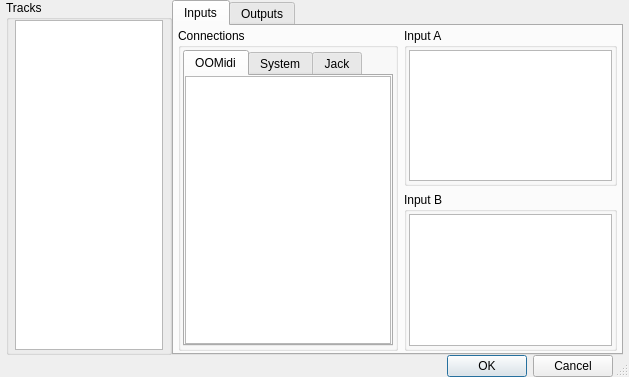
<?xml version="1.0" encoding="UTF-8"?>
<ui version="4.0">
 <class>RouteEditorBase</class>
 <widget class="QDialog" name="RouteEditorBase">
  <property name="geometry">
   <rect>
    <x>0</x>
    <y>0</y>
    <width>629</width>
    <height>377</height>
   </rect>
  </property>
  <property name="windowTitle">
   <string> OOMidi: Audio Routing Manager</string>
  </property>
  <property name="sizeGripEnabled">
   <bool>true</bool>
  </property>
  <layout class="QVBoxLayout" name="verticalLayout_2" stretch="0,0">
   <property name="spacing">
    <number>0</number>
   </property>
   <property name="margin">
    <number>0</number>
   </property>
   <item>
    <layout class="QVBoxLayout" name="verticalLayout" stretch="0">
     <property name="spacing">
      <number>0</number>
     </property>
     <property name="sizeConstraint">
      <enum>QLayout::SetDefaultConstraint</enum>
     </property>
     <item>
      <layout class="QHBoxLayout" name="horizontalLayout">
       <property name="leftMargin">
        <number>6</number>
       </property>
       <property name="topMargin">
        <number>0</number>
       </property>
       <property name="rightMargin">
        <number>6</number>
       </property>
       <item>
        <widget class="QGroupBox" name="trackBox">
         <property name="title">
          <string>Tracks</string>
         </property>
         <layout class="QVBoxLayout" name="verticalLayout_11">
          <property name="spacing">
           <number>2</number>
          </property>
          <property name="leftMargin">
           <number>6</number>
          </property>
          <property name="topMargin">
           <number>0</number>
          </property>
          <property name="rightMargin">
           <number>6</number>
          </property>
          <property name="bottomMargin">
           <number>2</number>
          </property>
          <item>
           <widget class="QListView" name="listTracks">
            <property name="sizePolicy">
             <sizepolicy hsizetype="Preferred" vsizetype="Expanding">
              <horstretch>0</horstretch>
              <verstretch>0</verstretch>
             </sizepolicy>
            </property>
           </widget>
          </item>
         </layout>
        </widget>
       </item>
       <item>
        <widget class="QTabWidget" name="tabMain">
         <property name="currentIndex">
          <number>0</number>
         </property>
         <widget class="QWidget" name="tabInputs">
          <attribute name="title">
           <string>Inputs</string>
          </attribute>
          <layout class="QHBoxLayout" name="horizontalLayout_2" stretch="0,0">
           <property name="spacing">
            <number>6</number>
           </property>
           <property name="leftMargin">
            <number>4</number>
           </property>
           <property name="topMargin">
            <number>2</number>
           </property>
           <property name="rightMargin">
            <number>4</number>
           </property>
           <property name="bottomMargin">
            <number>2</number>
           </property>
           <item>
            <widget class="QGroupBox" name="avInGroup">
             <property name="title">
              <string>Connections</string>
             </property>
             <layout class="QVBoxLayout" name="verticalLayout_3">
              <property name="margin">
               <number>2</number>
              </property>
              <item>
               <widget class="QTabWidget" name="avInTabs">
                <property name="currentIndex">
                 <number>0</number>
                </property>
                <widget class="QWidget" name="tabInIntenal">
                 <attribute name="title">
                  <string>OOMidi</string>
                 </attribute>
                 <layout class="QVBoxLayout" name="verticalLayout_7">
                  <property name="spacing">
                   <number>0</number>
                  </property>
                  <property name="margin">
                   <number>0</number>
                  </property>
                  <item>
                   <widget class="QListView" name="listInInternal">
                    <property name="editTriggers">
                     <set>QAbstractItemView::NoEditTriggers</set>
                    </property>
                    <property name="horizontalScrollMode">
                     <enum>QAbstractItemView::ScrollPerPixel</enum>
                    </property>
                   </widget>
                  </item>
                 </layout>
                </widget>
                <widget class="QWidget" name="tabInSystem">
                 <attribute name="title">
                  <string>System</string>
                 </attribute>
                 <layout class="QVBoxLayout" name="systemILayout">
                  <property name="spacing">
                   <number>2</number>
                  </property>
                  <property name="margin">
                   <number>2</number>
                  </property>
                  <item>
                   <widget class="QListView" name="listInSystem">
                    <property name="editTriggers">
                     <set>QAbstractItemView::NoEditTriggers</set>
                    </property>
                    <property name="horizontalScrollMode">
                     <enum>QAbstractItemView::ScrollPerPixel</enum>
                    </property>
                   </widget>
                  </item>
                 </layout>
                </widget>
                <widget class="QWidget" name="tabInJack">
                 <attribute name="title">
                  <string>Jack</string>
                 </attribute>
                 <layout class="QVBoxLayout" name="jackLayout">
                  <property name="spacing">
                   <number>2</number>
                  </property>
                  <property name="margin">
                   <number>2</number>
                  </property>
                  <item>
                   <widget class="QListView" name="listInJack">
                    <property name="editTriggers">
                     <set>QAbstractItemView::NoEditTriggers</set>
                    </property>
                    <property name="horizontalScrollMode">
                     <enum>QAbstractItemView::ScrollPerPixel</enum>
                    </property>
                   </widget>
                  </item>
                 </layout>
                </widget>
               </widget>
              </item>
             </layout>
            </widget>
           </item>
           <item>
            <layout class="QVBoxLayout" name="inputsLayout">
             <property name="leftMargin">
              <number>0</number>
             </property>
             <item>
              <widget class="QGroupBox" name="inputAGroup">
               <property name="sizePolicy">
                <sizepolicy hsizetype="Preferred" vsizetype="Expanding">
                 <horstretch>0</horstretch>
                 <verstretch>0</verstretch>
                </sizepolicy>
               </property>
               <property name="title">
                <string>Input A</string>
               </property>
               <layout class="QVBoxLayout" name="verticalLayout_4">
                <property name="spacing">
                 <number>0</number>
                </property>
                <property name="margin">
                 <number>2</number>
                </property>
                <item>
                 <widget class="QListView" name="listInputA">
                  <property name="editTriggers">
                   <set>QAbstractItemView::NoEditTriggers</set>
                  </property>
                  <property name="horizontalScrollMode">
                   <enum>QAbstractItemView::ScrollPerPixel</enum>
                  </property>
                 </widget>
                </item>
               </layout>
              </widget>
             </item>
             <item>
              <widget class="QGroupBox" name="inputBGroup">
               <property name="sizePolicy">
                <sizepolicy hsizetype="Preferred" vsizetype="Expanding">
                 <horstretch>0</horstretch>
                 <verstretch>0</verstretch>
                </sizepolicy>
               </property>
               <property name="title">
                <string>Input B</string>
               </property>
               <layout class="QVBoxLayout" name="verticalLayout_6">
                <property name="spacing">
                 <number>0</number>
                </property>
                <property name="margin">
                 <number>2</number>
                </property>
                <item>
                 <widget class="QListView" name="listInputB">
                  <property name="editTriggers">
                   <set>QAbstractItemView::NoEditTriggers</set>
                  </property>
                  <property name="horizontalScrollMode">
                   <enum>QAbstractItemView::ScrollPerPixel</enum>
                  </property>
                 </widget>
                </item>
               </layout>
              </widget>
             </item>
            </layout>
           </item>
          </layout>
         </widget>
         <widget class="QWidget" name="tabOutputs">
          <attribute name="title">
           <string>Outputs</string>
          </attribute>
          <layout class="QHBoxLayout" name="outputsLayout">
           <property name="spacing">
            <number>6</number>
           </property>
           <property name="leftMargin">
            <number>4</number>
           </property>
           <property name="topMargin">
            <number>2</number>
           </property>
           <property name="rightMargin">
            <number>4</number>
           </property>
           <property name="bottomMargin">
            <number>2</number>
           </property>
           <item>
            <widget class="QGroupBox" name="avOutGroup">
             <property name="title">
              <string>Available Connections</string>
             </property>
             <layout class="QVBoxLayout" name="verticalLayout_9">
              <property name="margin">
               <number>2</number>
              </property>
              <item>
               <widget class="QTabWidget" name="avOutTabs">
                <property name="currentIndex">
                 <number>0</number>
                </property>
                <widget class="QWidget" name="tabOutIntenal">
                 <attribute name="title">
                  <string>OOMidi</string>
                 </attribute>
                 <layout class="QVBoxLayout" name="verticalLayout_10">
                  <property name="spacing">
                   <number>0</number>
                  </property>
                  <property name="margin">
                   <number>0</number>
                  </property>
                  <item>
                   <widget class="QListView" name="listOutInternal">
                    <property name="editTriggers">
                     <set>QAbstractItemView::NoEditTriggers</set>
                    </property>
                    <property name="horizontalScrollMode">
                     <enum>QAbstractItemView::ScrollPerPixel</enum>
                    </property>
                   </widget>
                  </item>
                 </layout>
                </widget>
                <widget class="QWidget" name="tabOutSystem">
                 <attribute name="title">
                  <string>System</string>
                 </attribute>
                 <layout class="QVBoxLayout" name="systemILayout_2">
                  <property name="spacing">
                   <number>2</number>
                  </property>
                  <property name="margin">
                   <number>2</number>
                  </property>
                  <item>
                   <widget class="QListView" name="listOutSystem">
                    <property name="editTriggers">
                     <set>QAbstractItemView::NoEditTriggers</set>
                    </property>
                    <property name="horizontalScrollMode">
                     <enum>QAbstractItemView::ScrollPerPixel</enum>
                    </property>
                   </widget>
                  </item>
                 </layout>
                </widget>
                <widget class="QWidget" name="tabOutJack">
                 <attribute name="title">
                  <string>Jack</string>
                 </attribute>
                 <layout class="QVBoxLayout" name="jackLayout_2">
                  <property name="spacing">
                   <number>2</number>
                  </property>
                  <property name="margin">
                   <number>2</number>
                  </property>
                  <item>
                   <widget class="QListView" name="listOutJack">
                    <property name="editTriggers">
                     <set>QAbstractItemView::NoEditTriggers</set>
                    </property>
                    <property name="horizontalScrollMode">
                     <enum>QAbstractItemView::ScrollPerPixel</enum>
                    </property>
                   </widget>
                  </item>
                 </layout>
                </widget>
               </widget>
              </item>
             </layout>
            </widget>
           </item>
           <item>
            <layout class="QVBoxLayout" name="outputsLayout_2">
             <property name="leftMargin">
              <number>0</number>
             </property>
             <item>
              <widget class="QGroupBox" name="outputAGroup">
               <property name="sizePolicy">
                <sizepolicy hsizetype="Preferred" vsizetype="Expanding">
                 <horstretch>0</horstretch>
                 <verstretch>0</verstretch>
                </sizepolicy>
               </property>
               <property name="title">
                <string>Output A</string>
               </property>
               <layout class="QVBoxLayout" name="verticalLayout_5">
                <property name="spacing">
                 <number>0</number>
                </property>
                <property name="margin">
                 <number>2</number>
                </property>
                <item>
                 <widget class="QListView" name="listOutputA">
                  <property name="editTriggers">
                   <set>QAbstractItemView::NoEditTriggers</set>
                  </property>
                  <property name="horizontalScrollMode">
                   <enum>QAbstractItemView::ScrollPerPixel</enum>
                  </property>
                 </widget>
                </item>
               </layout>
              </widget>
             </item>
             <item>
              <widget class="QGroupBox" name="outputBGroup">
               <property name="sizePolicy">
                <sizepolicy hsizetype="Preferred" vsizetype="Expanding">
                 <horstretch>0</horstretch>
                 <verstretch>0</verstretch>
                </sizepolicy>
               </property>
               <property name="title">
                <string>Output B</string>
               </property>
               <layout class="QVBoxLayout" name="verticalLayout_8">
                <property name="spacing">
                 <number>0</number>
                </property>
                <property name="margin">
                 <number>2</number>
                </property>
                <item>
                 <widget class="QListView" name="listOutputB">
                  <property name="editTriggers">
                   <set>QAbstractItemView::NoEditTriggers</set>
                  </property>
                  <property name="horizontalScrollMode">
                   <enum>QAbstractItemView::ScrollPerPixel</enum>
                  </property>
                 </widget>
                </item>
               </layout>
              </widget>
             </item>
            </layout>
           </item>
          </layout>
         </widget>
        </widget>
       </item>
      </layout>
     </item>
    </layout>
   </item>
   <item>
    <layout class="QHBoxLayout" name="buttonLayout">
     <property name="topMargin">
      <number>0</number>
     </property>
     <property name="rightMargin">
      <number>16</number>
     </property>
     <item>
      <widget class="QDialogButtonBox" name="buttonBox">
       <property name="orientation">
        <enum>Qt::Horizontal</enum>
       </property>
       <property name="standardButtons">
        <set>QDialogButtonBox::Cancel|QDialogButtonBox::Ok</set>
       </property>
       <property name="centerButtons">
        <bool>false</bool>
       </property>
      </widget>
     </item>
    </layout>
   </item>
  </layout>
 </widget>
 <resources/>
 <connections>
  <connection>
   <sender>buttonBox</sender>
   <signal>accepted()</signal>
   <receiver>RouteEditorBase</receiver>
   <slot>accept()</slot>
   <hints>
    <hint type="sourcelabel">
     <x>248</x>
     <y>254</y>
    </hint>
    <hint type="destinationlabel">
     <x>157</x>
     <y>274</y>
    </hint>
   </hints>
  </connection>
  <connection>
   <sender>buttonBox</sender>
   <signal>rejected()</signal>
   <receiver>RouteEditorBase</receiver>
   <slot>reject()</slot>
   <hints>
    <hint type="sourcelabel">
     <x>316</x>
     <y>260</y>
    </hint>
    <hint type="destinationlabel">
     <x>286</x>
     <y>274</y>
    </hint>
   </hints>
  </connection>
 </connections>
</ui>
